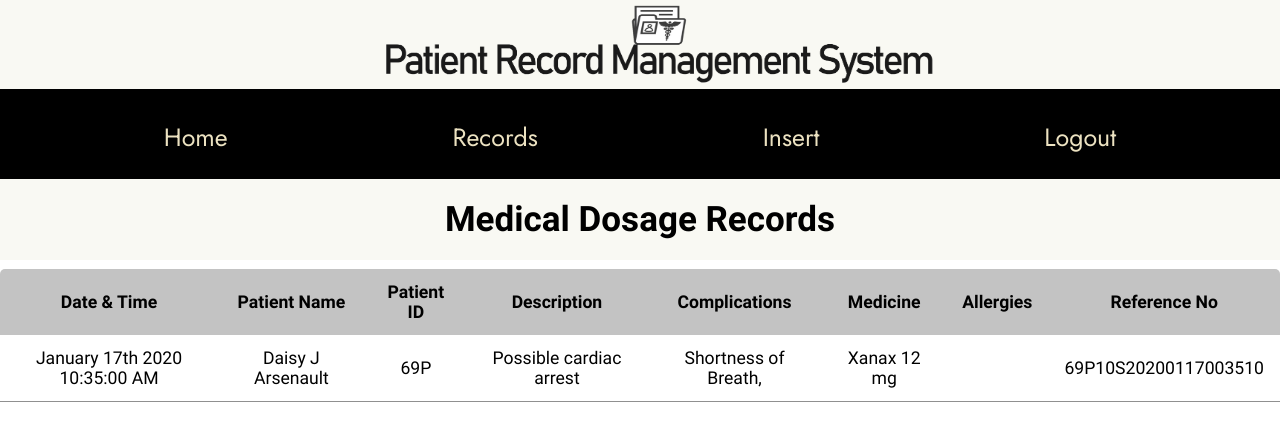
The app's page /srecords.php (signed in) with its own data.
### tables this page shows
CREATE TABLE IF NOT EXISTS `medical_adminstration` (
  `Patient_SSN` varchar(20) NOT NULL,
  `Staff_SSN` varchar(20) NOT NULL,
  `Date_Time` datetime NOT NULL,
  `Description` longtext NOT NULL,
  `Complication` longtext,
  `Medicine` longtext,
  `Allergies` longtext
);

### srecords.php (the view, shortened to what this page needs)
<!DOCTYPE html>
<html lang="en" dir="ltr">
  <head>
    <link rel="stylesheet" type="text/css" href="css/drecords_style.css">
  </head>
  <body>
    <div class="top_img"><img src="Resource/land2.png"></div>
    <div class="navigation-bar" style="text-align: center">
      <a href="sdashboard.php" >Home</a>
      <a href="srecords.php">Records </a>
      <a href="sinsert.php">Insert</a>
      <a class='logout' href="logout.php">Logout</a>
    </div>
    <?php
      require "connection.php";
      $uid=$_SESSION["userID"];
      $sql="SELECT CONCAT(p.SSN,d.SSN,DATE_FORMAT(c.Date_Time,'%Y%m%d%s%i%k')) AS Reference, DATE_FORMAT(c.Date_Time,'%M %D %Y %r') AS Date_Time, CONCAT(p.F_Name,' ',p.L_Name) AS patient_fullname,Patient_SSN, c.Description, c.Complication,c.Medicine, c.Allergies FROM medical_adminstration c,patient p, medical_staff d WHERE Staff_SSN=? AND p.SSN=Patient_SSN AND Staff_SSN=d.SSN";
      $stmt= mysqli_stmt_init($conn);
      if (!mysqli_stmt_prepare($stmt,$sql)) {
        header("Location:drecords.php?error=sqlerror");
      }
      else {
        mysqli_stmt_bind_param($stmt, "s", $uid);
        mysqli_stmt_execute($stmt);
        $result= mysqli_stmt_get_result($stmt);
        if (mysqli_num_rows($result)>0)
        {
          echo "<div class='welcome'><h2 class='mssg'> Medical Dosage Records </h2></div>
          <div class='table_box'>
            <table class='content-table'>
              <thead>
              <tr>
              <th>Date & Time</th>
              <th>Patient Name</th>
              <th>Patient ID</th>
              <th>Description</th>
              <th>Complications</th>
              <th>Medicine</th>
              <th>Allergies</th>
              <th>Reference No</th>
              </tr>
              </thead>
          ";
        while ($row = mysqli_fetch_assoc($result)) {
          $ref=$row["Reference"];
          $dt=$row["Date_Time"];
          $dfullname=$row["patient_fullname"];
          $desc=$row["Description"];
          $compl=$row["Complication"];
          $med=$row["Medicine"];
          $alg=$row["Allergies"];
          $dssn=$row["Patient_SSN"];
          echo "
          <tbody>
          <tr>
            <td>$dt</td>
            <td>$dfullname</td>
            <td>$dssn</td>
            <td>$desc</td>
            <td>$compl</td>
            <td>$med</td>
            <td>$alg</td>
            <td>$ref</td>
          </tr>
          ";
        }
        echo "</tbody></table>
        </div>";
        }
        elseif (mysqli_num_rows($result)==0) {
          echo "<div class='welcome'><h2 class='mssg'> No Medical Dosage Records Found </h2></div>";
        }
      }
      ?>
  </body>
</html>

### CSS/drecords_style.css (style rules this page uses)
* { margin: 0; padding: 0; }
body { text-align: center; }
.top_img { width: 100%; background-color: #f9f9f3; }
.top_img img { width: 550px; height: 80px; margin: 5px 30% auto; }
.navigation-bar { background-color: black; overflow: hidden; font-family: "Jost", sans-serif; height: 90px; text-align: center; }
.navigation-bar a { display: inline-block; float: none; font-size: 25px; text-decoration: none; color: #ece2c1; padding: 30px 30px; margin: 0 80px; }
.welcome { width: 100%; height: 90px; }
.mssg { font-family: "Barlow Condensed", sans-serif; font-size: 35px; background: #f9f9f3; text-align: center; padding: 20px; }
.table_box { margin-left: auto; margin-right: auto; font-family: "Muli", sans-serif; }
.content-table { border-collapse: collapse; margin-left: auto; margin-right: auto; min-width: 85%; font-size: 1.1em; border-radius: 5px 5px 0 0; overflow: hidden; box-shadow: 0 0 20px rgba(0 0 0 0.15); }
.content-table thead tr { background-color: #c3c3c3; border: none; color: black; text-align: auto; font-weight: bold; }
.content-table th, .content-table td { padding: 13px 16px; }
.content-table tbody tr { border-bottom: 1.5px solid #909090; }

### records on screen
medical_adminstration: dt "January 17th 2020 10:35:00 AM", dfullname "Daisy J Arsenault", Patient_SSN "69P", Description "Possible cardiac arrest", Complication "Shortness of Breath,", Medicine "Xanax 12 mg", ref "69P10S20200117003510"
